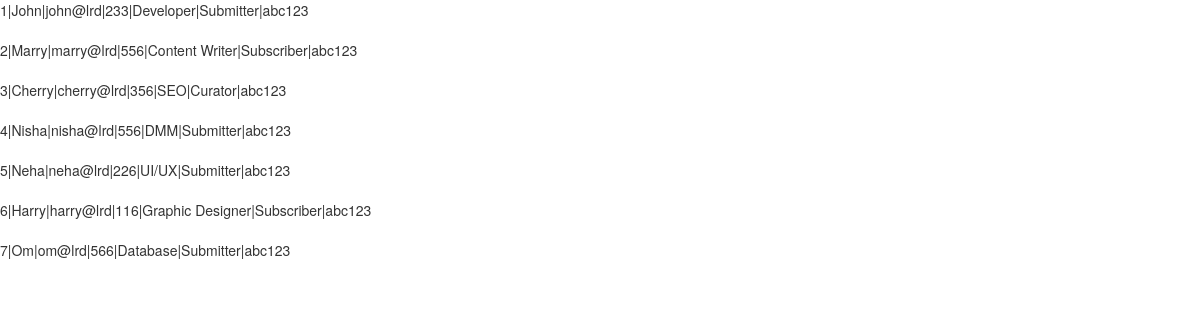
The page /details on the database as committed earlier.
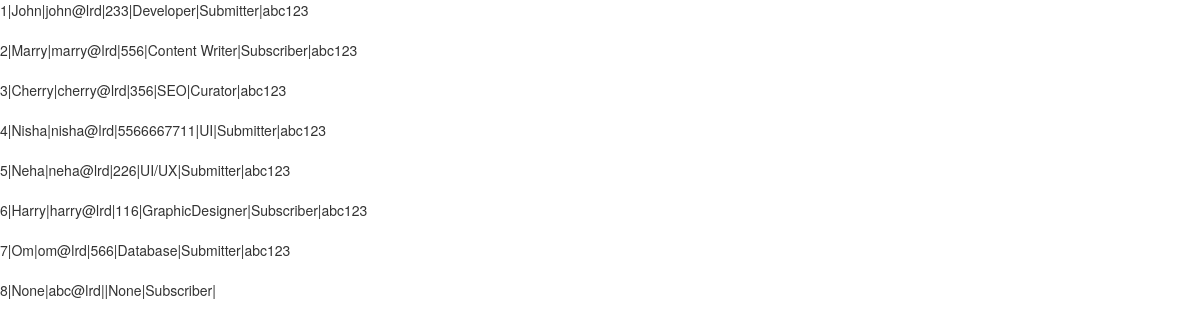
The same page on the database as committed later.
### tables this page shows
CREATE TABLE users(user_id INTEGER PRIMARY KEY AUTOINCREMENT,user_name TEXT,email TEXT UNIQUE,phoneno INTEGER,company_designation TEXT,list_role TEXT,password TEXT);

### app.py (the view)
@app.route('/details')
def subdetails():
    g.db=connect_database()
    c=g.db.execute('select * from users')
    details = [dict(user_id=row[0], user_name=row[1], email=row[2], phoneno=row[3], company_designation=row[4],
                    list_role=row[5], password=row[6]) for row in c.fetchall()]
    g.db.close()
    return render_template('login2.html', details=details)

### app.py (called while the page is built)
def connect_database():
    return sqlite3.connect(app.config['DATABASE'])

### templates/login2.html (shortened to what this page needs)
<!DOCTYPE html>
<html lang="en">
<head>
        <link rel="stylesheet" href="https://maxcdn.bootstrapcdn.com/bootstrap/3.3.7/css/bootstrap.min.css">
</head>
<body>
    {% for item in details %}
        {{item.user_id}}|{{item.user_name}}|{{item.email}}|{{item.phoneno}}|{{item.company_designation}}|{{item.list_role}}|{{item.password}}<br><br>
    {% endfor %}
</body>
</html>

Rows that differ between the two databases and show on the page:
changed users "Nisha": phoneno "556" → "5566667711"; company_designation "DMM" → "UI"
changed users "Harry": company_designation "Graphic Designer" → "GraphicDesigner"
added users: user_id "8", user_name "None", email "abc@lrd", company_designation "None", list_role "Subscriber"
